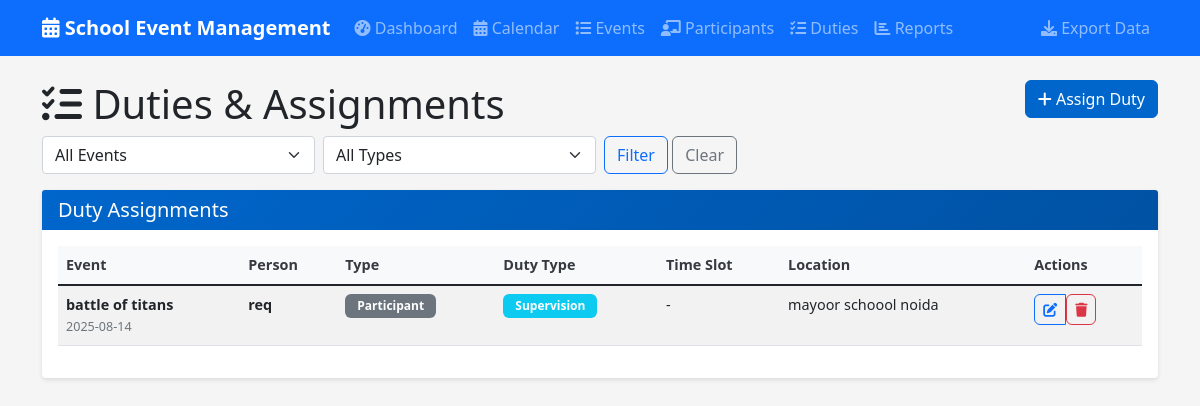
The app's page /duties, older data.
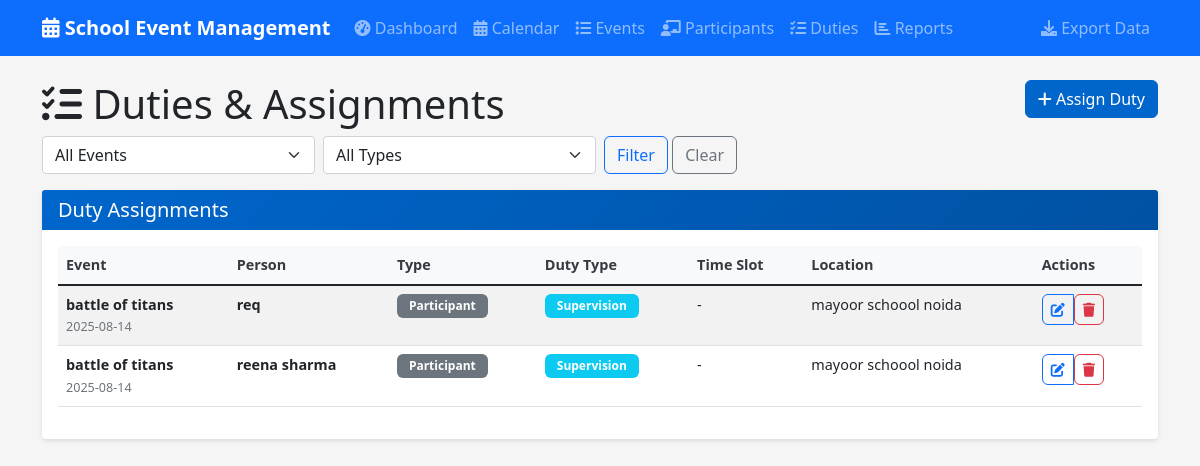
The same page, newer data.
### tables this page shows
CREATE TABLE duties (
            id INTEGER PRIMARY KEY AUTOINCREMENT,
            event_id INTEGER NOT NULL,
            participant_id INTEGER NOT NULL,
            duty_type TEXT NOT NULL,
            time_slot TEXT,
            location TEXT,
            notes TEXT,
            assigned_at TIMESTAMP DEFAULT CURRENT_TIMESTAMP, duty_date DATE, start_time TIME, end_time TIME, description TEXT,
            FOREIGN KEY (event_id) REFERENCES events (id) ON DELETE CASCADE,
            FOREIGN KEY (participant_id) REFERENCES participants (id) ON DELETE CASCADE
        );

CREATE TABLE events (
            id INTEGER PRIMARY KEY AUTOINCREMENT,
            name TEXT NOT NULL,
            type TEXT NOT NULL,
            event_date DATE NOT NULL,
            start_time TIME NOT NULL,
            end_time TIME NOT NULL,
            venue TEXT NOT NULL,
            description TEXT,
            host_school TEXT NOT NULL,
            participating_schools TEXT,
            status TEXT DEFAULT 'upcoming',
            created_at TIMESTAMP DEFAULT CURRENT_TIMESTAMP
        );

CREATE TABLE participants (
            id INTEGER PRIMARY KEY AUTOINCREMENT,
            name TEXT NOT NULL,
            type TEXT NOT NULL CHECK (type IN ('student', 'teacher')),
            class_dept TEXT NOT NULL,
            contact TEXT,
            emergency_contact TEXT,
            created_at TIMESTAMP DEFAULT CURRENT_TIMESTAMP
        );

### app.py (the view)
@app.route('/duties')
def duties():
    conn = get_db_connection()
    duties = conn.execute('''
        SELECT d.*, e.name as event_name, e.event_date as event_date,
               p.name as person_name, 'Participant' as person_type
        FROM duties d
        JOIN events e ON d.event_id = e.id
        JOIN participants p ON d.participant_id = p.id
        ORDER BY e.event_date
    ''').fetchall()
    events = conn.execute('SELECT id, name, event_date FROM events ORDER BY event_date').fetchall()
    participants = conn.execute('SELECT id, name, class_dept FROM participants WHERE type = "student" ORDER BY name').fetchall()
    conn.close()
    return render_template('duties.html', duties=duties, events=events,
                         participants=participants)

### app.py (called while the page is built)
def get_db_connection():
    conn = sqlite3.connect('events.db')
    conn.row_factory = sqlite3.Row
    return conn

### templates/duties.html (shortened to what this page needs)
{% extends "base.html" %}
{% block content %}
<div class="row">
    <div class="col-md-6">
        <h1><i class="fas fa-tasks"></i> Duties & Assignments</h1>
    </div>
    <div class="col-md-6 text-end">
        <a href="{{ url_for('add_duty') }}" class="btn btn-primary">
            <i class="fas fa-plus"></i> Assign Duty
        </a>
    </div>
</div>
<div class="row mb-3">
    <div class="col-md-12">
        <form method="GET" class="row g-2">
            <div class="col-md-3">
                <select name="event" class="form-select" onchange="this.form.submit()">
                    <option value="all">All Events</option>
                </select>
            </div>
            <div class="col-md-3">
                <select name="duty_type" class="form-select" onchange="this.form.submit()">
                    <option value="all">All Types</option>
                </select>
            </div>
            <div class="col-md-6">
                <button type="submit" class="btn btn-outline-primary">Filter</button>
                <a href="{{ url_for('duties') }}" class="btn btn-outline-secondary">Clear</a>
            </div>
        </form>
    </div>
</div>
<div class="row">
    <div class="col-12">
        <div class="card">
            <div class="card-header">
                <h5 class="card-title mb-0">Duty Assignments</h5>
            </div>
            <div class="card-body">
                {% if duties %}
                    <div class="table-responsive">
                        <table class="table table-striped table-hover">
                            <thead>
                                <tr>
                                    <th>Event</th>
                                    <th>Person</th>
                                    <th>Type</th>
                                    <th>Duty Type</th>
                                    <th>Time Slot</th>
                                    <th>Location</th>
                                    <th>Actions</th>
                                </tr>
                            </thead>
                            <tbody>
                                {% for duty in duties %}
                                    <tr>
                                        <td>
                                            <strong>{{ duty.event_name }}</strong><br>
                                            <small class="text-muted">{{ duty.event_date }}</small>
                                        </td>
                                        <td>
                                            <strong>{{ duty.person_name }}</strong>
                                        </td>
                                        <td>
                                            <span class="badge bg-secondary">{{ duty.person_type }}</span>
                                        </td>
                                        <td>
                                            <span class="badge bg-info">{{ duty.duty_type|title }}</span>
                                        </td>
                                        <td>
                                            {{ duty.time_slot or '-' }}
                                        </td>
                                        <td>
                                            {{ duty.location or '-' }}
                                        </td>
                                        <td>
                                            <div class="btn-group" role="group">
                                                <a href="{{ url_for('edit_duty', id=duty.id) }}"
                                                   class="btn btn-sm btn-outline-primary">
                                                    <i class="fas fa-edit"></i>
                                                </a>
                                                <form method="POST"
                                                      action="{{ url_for('delete_duty', id=duty.id) }}"
                                                      style="display: inline;">
                                                    <button type="submit"
                                                            class="btn btn-sm btn-outline-danger"
                                                            onclick="return confirm('Are you sure you want to delete this duty assignment?')">
                                                        <i class="fas fa-trash"></i>
                                                    </button>
                                                </form>
                                            </div>
                                        </td>
                                    </tr>
                                {% endfor %}
                            </tbody>
                        </table>
                    </div>
                {% else %}
                    <div class="alert alert-info">
                        <i class="fas fa-info-circle"></i> No duty assignments found.
                    </div>
                {% endif %}
            </div>
        </div>
    </div>
</div>
{% endblock %}

### templates/base.html (shortened to what this page needs)
<!DOCTYPE html>
<html lang="en">
<head>
    <link href="https://cdn.jsdelivr.net/npm/bootstrap@5.1.3/dist/css/bootstrap.min.css" rel="stylesheet">
    <link href="https://cdnjs.cloudflare.com/ajax/libs/font-awesome/6.0.0/css/all.min.css" rel="stylesheet">
    <link href="{{ url_for('static', filename='css/style.css') }}" rel="stylesheet">
</head>
<body>
    <nav class="navbar navbar-expand-lg navbar-dark bg-primary">
        <div class="container">
            <a class="navbar-brand" href="{{ url_for('dashboard') }}">
                <i class="fas fa-calendar-alt"></i> School Event Management
            </a>
            <div class="collapse navbar-collapse" id="navbarNav">
                <ul class="navbar-nav me-auto">
                    <li class="nav-item">
                        <a class="nav-link" href="{{ url_for('dashboard') }}">
                            <i class="fas fa-tachometer-alt"></i> Dashboard
                        </a>
                    </li>
                    <li class="nav-item">
                        <a class="nav-link" href="{{ url_for('calendar_view') }}">
                            <i class="fas fa-calendar-alt"></i> Calendar
                        </a>
                    </li>
                    <li class="nav-item">
                        <a class="nav-link" href="{{ url_for('events') }}">
                            <i class="fas fa-list"></i> Events
                        </a>
                    </li>
                    <li class="nav-item">
                        <a class="nav-link" href="{{ url_for('participants') }}">
                            <i class="fas fa-chalkboard-teacher"></i> Participants
                        </a>
                    </li>
                    <li class="nav-item">
                        <a class="nav-link" href="{{ url_for('duties') }}">
                            <i class="fas fa-tasks"></i> Duties
                        </a>
                    </li>
                    <li class="nav-item">
                        <a class="nav-link" href="{{ url_for('reports') }}">
                            <i class="fas fa-chart-bar"></i> Reports
                        </a>
                    </li>
                </ul>
                <ul class="navbar-nav">
                    <li class="nav-item">
                        <a class="nav-link" href="{{ url_for('export_data') }}">
                            <i class="fas fa-download"></i> Export Data
                        </a>
                    </li>
                </ul>
            </div>
        </div>
    </nav>
    <div class="container mt-4">
        {% block content %}{% endblock %}
    </div>
</body>
</html>

### static/css/style.css (style rules this page uses)
:root { --primary-color: #0066cc; --secondary-color: #28a745; --danger-color: #dc3545; --warning-color: #ffc107; --info-color: #17a2b8; --light-color: #f8f9fa; --dark-color: #343a40; }
body { font-family: 'Segoe UI', Tahoma, Geneva, Verdana, sans-serif; background-color: #f5f5f5; }
.navbar-brand { font-weight: bold; font-size: 1.25rem; }
.card { box-shadow: 0 2px 4px rgba(0,0,0,0.1); border: none; margin-bottom: 1.5rem; }
.card-header { background: linear-gradient(135deg, var(--primary-color), #0052a3); color: white; border-bottom: none; font-weight: 600; }
.btn { font-weight: 500; border-radius: 0.375rem; transition: all 0.3s ease; }
.btn-primary { background-color: var(--primary-color); border-color: var(--primary-color); }
.table th { background-color: var(--light-color); border-top: none; font-weight: 600; color: var(--dark-color); }
.badge { font-size: 0.75rem; padding: 0.375rem 0.75rem; border-radius: 0.375rem; }
.table-responsive { font-size: 0.9rem; }

Row changes from the older to the newer data that the page shows:
added duties: event_name "battle of titans", event_date "2025-08-14", person_name "reena sharma", person_type "Participant", duty_type "Supervision", time_slot "-", location "mayoor schoool noida"
